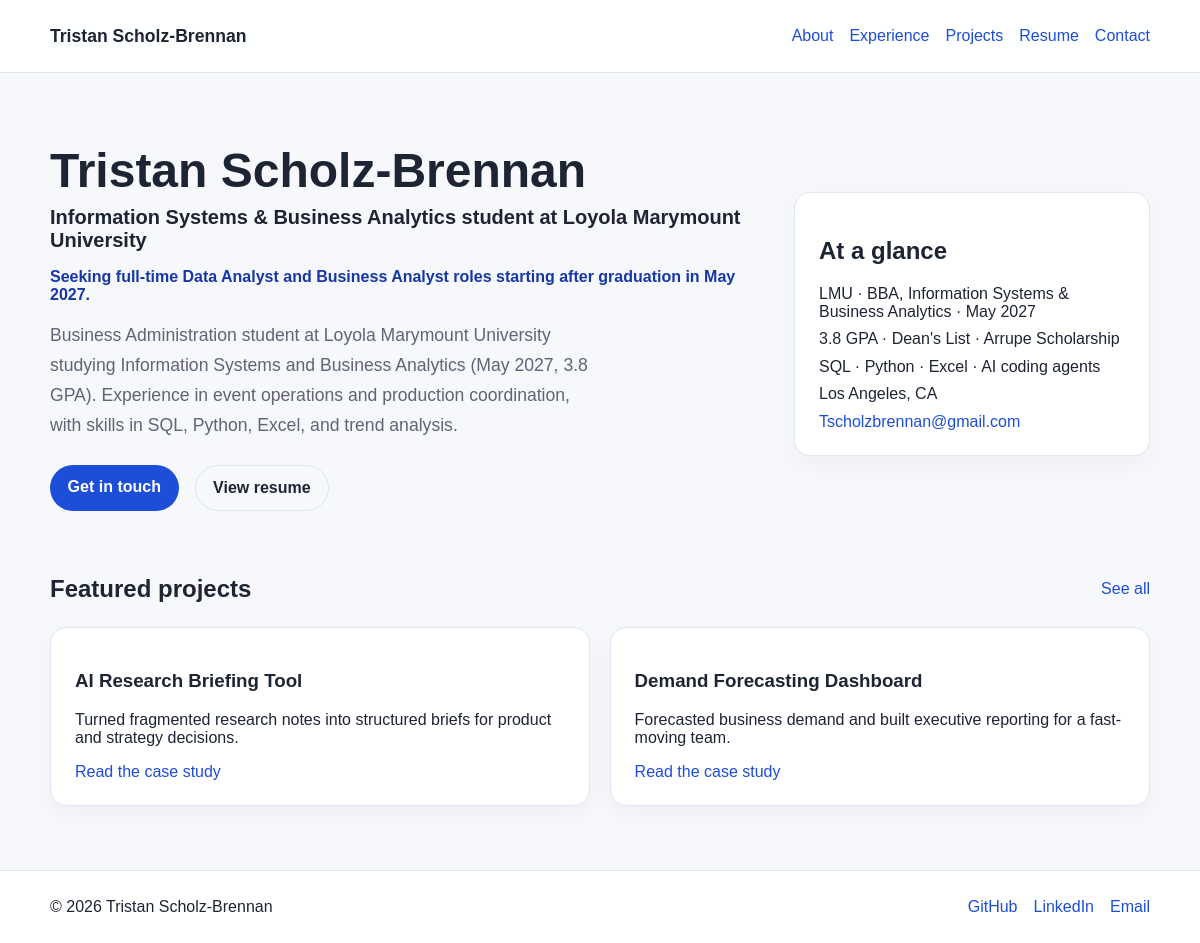
Before: / with the older database file.
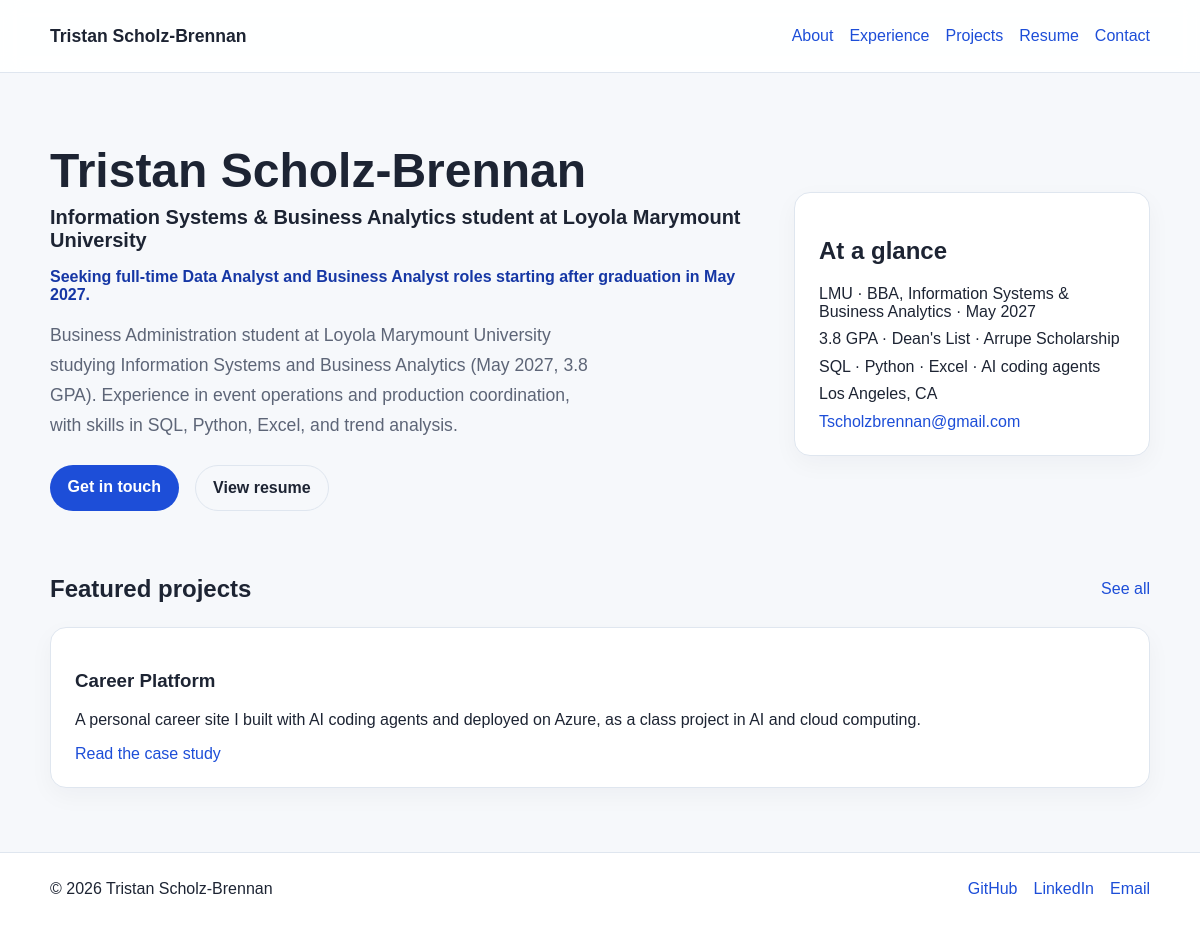
After: the same page with the newer database file.
### app/models.py (models this page shows)
class Project(Base):
    __tablename__ = "projects"
    id = Column(Integer, primary_key=True, index=True)
    title = Column(String(255), nullable=False)
    slug = Column(String(255), unique=True, nullable=False)
    summary = Column(Text, nullable=False)
    description = Column(Text, nullable=False)
    role = Column(String(255), nullable=False)
    tech_stack = Column(JSON, default=list)
    tags = Column(JSON, default=list)
    repo_url = Column(String(255), nullable=True)
    demo_url = Column(String(255), nullable=True)
    metrics = Column(JSON, default=list)
    case_study = Column(Text, nullable=True)
    featured = Column(Integer, default=0)

class Profile(Base):
    __tablename__ = "profiles"
    id = Column(Integer, primary_key=True, index=True)
    full_name = Column(String(255), nullable=True)
    headline = Column(String(255), nullable=False)
    summary = Column(Text, nullable=False)
    location = Column(String(255), default="Remote")
    email = Column(String(255), nullable=False)
    linkedin_url = Column(String(255), nullable=True)
    github_url = Column(String(255), nullable=True)
    resume_url = Column(String(255), nullable=True)
    profile_image = Column(String(255), nullable=True)
    focus_area = Column(String(255), default="Data & AI")
    seeking = Column(String(255), nullable=True)
    about = Column(Text, nullable=True)
    highlights = Column(JSON, default=list)

### app/main.py (the view)
@app.get("/", response_class=HTMLResponse)
async def home(request: Request):
    profile = get_public_profile()
    projects = get_projects() or profile.get("featured_projects", [])
    return templates.TemplateResponse(
        "index.html",
        {"request": request, "profile": profile, "projects": projects[:3]},
    )

### templates/index.html (shortened to what this page needs)
{% extends "base.html" %}
{% block content %}
<section class="hero">
  <div class="container hero-layout">
    <div>
      <h1>{{ profile.full_name or profile.headline }}</h1>
      {% if profile.full_name %}<p class="role">{{ profile.headline }}</p>{% endif %}
      {% if profile.seeking %}<p class="seeking">{{ profile.seeking }}</p>{% endif %}
      <p class="lede">{{ profile.summary }}</p>
      <div class="cta-row">
        <a class="button primary" href="/contact">Get in touch</a>
        <a class="button secondary" href="/resume">View resume</a>
      </div>
    </div>
    <div class="hero-card">
      <h2>At a glance</h2>
      <ul class="glance">
        {% for item in profile.highlights or [] %}
        <li>{{ item }}</li>
        {% endfor %}
        <li>{{ profile.location }}</li>
        <li><a href="mailto:{{ profile.contact_links.email }}">{{ profile.contact_links.email }}</a></li>
      </ul>
    </div>
  </div>
</section>
{% if projects %}
<section class="section container">
  <div class="section-head">
    <h2>Featured projects</h2>
    <a href="/projects">See all</a>
  </div>
  <div class="card-grid">
    {% for project in projects %}
    <article class="card">
      <h3>{{ project.title }}</h3>
      <p>{{ project.summary }}</p>
      <a href="/projects/{{ project.slug }}">Read the case study</a>
    </article>
    {% endfor %}
  </div>
</section>
{% endif %}
{% endblock %}

### templates/base.html (shortened to what this page needs)
<!doctype html>
<html lang="en">
  <head>
    <link rel="stylesheet" href="/static/css/site.css" />
  </head>
  <body>
    <header class="site-header">
      <div class="container nav-wrap">
        <a class="brand" href="/">{{ profile.full_name or profile.headline }}</a>
        <nav class="site-nav">
          <a href="/about">About</a>
          <a href="/experience">Experience</a>
          <a href="/projects">Projects</a>
          <a href="/resume">Resume</a>
          <a href="/contact">Contact</a>
        </nav>
      </div>
    </header>
    <main>
      {% block content %}{% endblock %}
    </main>
    <footer class="site-footer">
      <div class="container footer-wrap">
        <p>© 2026 {{ profile.full_name or profile.headline }}</p>
        <div class="footer-links">
          <a href="{{ profile.contact_links.github }}">GitHub</a>
          <a href="{{ profile.contact_links.linkedin }}">LinkedIn</a>
          <a href="mailto:{{ profile.contact_links.email }}">Email</a>
        </div>
      </div>
    </footer>
  </body>
</html>

### static/css/site.css (style rules this page uses)
:root { --bg: #f6f8fb; --panel: #ffffff; --ink: #1d2433; --muted: #5d6577; --line: #dfe6ef; --accent: #1d4ed8; --accent-strong: #1637a5; }
* { box-sizing: border-box; }
body { margin: 0; font-family: Arial, Helvetica, sans-serif; background: var(--bg); color: var(--ink); }
a { color: var(--accent); text-decoration: none; }
.container { width: min(1100px, calc(100% - 2rem)); margin: 0 auto; }
.site-header { background: rgba(255, 255, 255, 0.9); border-bottom: 1px solid var(--line); position: sticky; top: 0; backdrop-filter: blur(10px); }
.nav-wrap, .footer-wrap { display: flex; align-items: center; justify-content: space-between; min-height: 72px; }
.brand { font-weight: 700; font-size: 1.1rem; color: var(--ink); }
.site-nav { display: flex; gap: 1rem; flex-wrap: wrap; }
.hero { padding: 4rem 0 2rem; }
.hero-layout { display: grid; grid-template-columns: 2fr 1fr; gap: 2rem; align-items: center; }
.hero h1, .section h1 { font-size: clamp(2rem, 4vw, 3.5rem); line-height: 1.1; margin: 0.5rem 0 1rem; }
.hero h1 { margin-bottom: 0.5rem; }
.role { font-size: 1.25rem; font-weight: 700; margin: 0 0 1rem; }
.seeking { margin: 0 0 1rem; color: var(--accent-strong); font-weight: 700; }
.lede { font-size: 1.1rem; line-height: 1.7; max-width: 56ch; color: var(--muted); }
.cta-row { display: flex; gap: 1rem; margin-top: 1.5rem; flex-wrap: wrap; }
.button { display: inline-block; padding: 0.8rem 1.1rem; border-radius: 999px; font-weight: 700; }
.button.primary { background: var(--accent); color: white; }
.button.secondary { background: transparent; border: 1px solid var(--line); color: var(--ink); }
.hero-card, .card { background: var(--panel); border: 1px solid var(--line); border-radius: 16px; padding: 1.5rem; box-shadow: 0 8px 24px rgba(17, 24, 39, 0.04); }
.section { padding: 2rem 0 4rem; }
.card-grid { display: grid; grid-template-columns: repeat(auto-fit, minmax(240px, 1fr)); gap: 1.2rem; margin-top: 1.5rem; }
.section-head { display: flex; align-items: center; justify-content: space-between; gap: 1rem; }
.site-footer { border-top: 1px solid var(--line); background: white; }
.footer-links { display: flex; gap: 1rem; flex-wrap: wrap; }
.glance { list-style: none; padding: 0; margin: 0; display: grid; gap: 0.6rem; }
.section h2 { margin: 2.5rem 0 0.5rem; }
.section-head h2 { margin: 0; }

Changed rows visible on the page:
removed Project: title "AI Research Briefing Tool", summary "Turned fragmented research notes into structured briefs for product and strategy decisions."
now on this page (row edited): Profile: full_name "Tristan Scholz-Brennan", headline "Information Systems & Business Analytics student at Loyola Marymount University", seeking "Seeking full-time Data Analyst and Business Analyst roles starting after graduation in May 2027.", summary "Business Administration student at Loyola Marymount University studying Information Systems and Business Analytics (May 2027, 3.8 GPA). Experience in event operations and production coordination, with skills in SQL, Python, Excel, and trend analysis.", location "Los Angeles, CA", contact_links.email "Tscholzbrennan@gmail.com"
changed Project: title "Demand Forecasting Dashboard" → "Career Platform"; summary "Forecasted business demand and built executive reporting for a fast-moving team." → "A personal career site I built with AI coding agents and deployed on Azure, as a class project in AI and cloud computing."
Other visible differences:
{{ profile.full_name or profile.headline }}: "Tristan Scholz-Brennan" → (not shown)
{{ profile.headline }}: "Information Systems & Business Analytics student at Loyola Marymount University" → (not shown)
{{ profile.seeking }}: "Seeking full-time Data Analyst and Business Analyst roles starting after graduation in May 2027." → (not shown)
{{ profile.summary }}: "Business Administration student at Loyola Marymount University studying Information Systems and Business Analytics (May 2027, 3.8 GPA). Experience in event operations and production coordination, with skills in SQL, Python, Excel, and trend analysis." → (not shown)
{{ profile.location }}: "Los Angeles, CA" → (not shown)
{{ profile.contact_links.email }}: "Tscholzbrennan@gmail.com" → (not shown)
